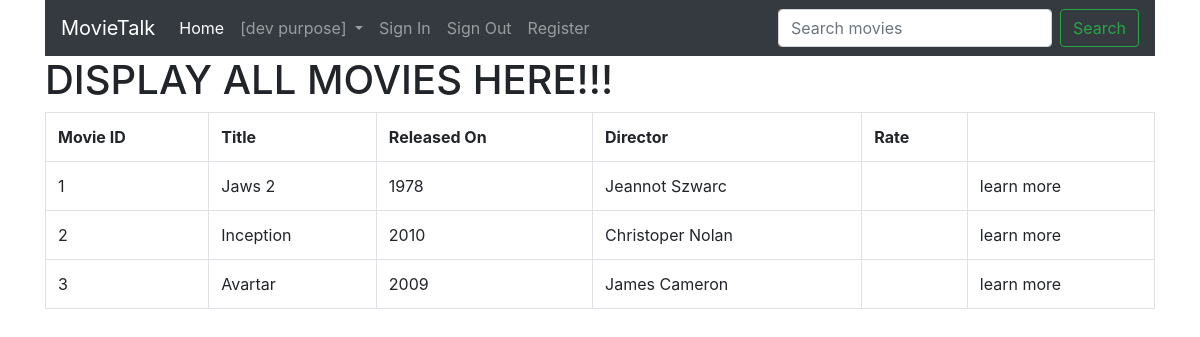
The page / on the database its author committed.
### tables this page shows
CREATE TABLE `movies` (
  `movie_id` int(5) NOT NULL,
  `movie_name` varchar(50) NOT NULL,
  `release_year` int(4) NOT NULL,
  `director` varchar(50) NOT NULL,
  `writers` varchar(50) NOT NULL,
  `duration` int(4) NOT NULL,
  `summary` varchar(500) NOT NULL
);

### func/dbconnection.php (called while the page is built, shortened)
<?php
class Database
{
	public function __construct(){
        $this->strConn = new mysqli(DBHOST, DBUSER, DBPASS, DBNAME);
	}
}
?>

### func/actions.php (called while the page is built, shortened)
<?php
	include "dbconnection.php";
	class DataOperation extends Database
	{
		public function fetch_record($table){
			$sql = "SELECT * FROM ".$table;
			$array = array();
			$query = mysqli_query($this->strConn,$sql);
			while($row = mysqli_fetch_assoc($query)){
				$array[] = $row;
			}
			return $array;
		}
	}
	$obj = new DataOperation;
?>

### index.php (the view, shortened to what this page needs)
<?php
	include "./func/actions.php";
?>
<!doctype html>
<html lang="en">
  <head>
    <link rel="stylesheet" href="https://stackpath.bootstrapcdn.com/bootstrap/4.1.3/css/bootstrap.min.css">
  </head>
  <body>
    <div class="container">
	  	<nav class="navbar navbar-expand-lg navbar-dark bg-dark">
		  <a class="navbar-brand" href="index.php">MovieTalk</a>
		  <div class="collapse navbar-collapse" id="navbarSupportedContent">
		    <ul class="navbar-nav mr-auto">
		      <li class="nav-item active">
		        <a class="nav-link" href="index.php">Home <span class="sr-only">(current)</span></a>
		      </li>
					<li class="nav-item dropdown">
		        <a class="nav-link dropdown-toggle" href="#" id="navbarDropdown" role="button" data-toggle="dropdown" aria-haspopup="true" aria-expanded="false">
		          [dev purpose]
		        </a>
		      </li>
		      <li class="nav-item">
		        <a class="nav-link" href="login.php">Sign In</a>
			  </li>
			  <li class="nav-item">
				<a class="nav-link" href="logout.php">Sign Out</a>
		      </li>
		       <li class="nav-item">
		        <a class="nav-link" href="php/registration.php">Register</a>
		      </li>
		    </ul>
		    <form class="form-inline my-2 my-lg-0" method="get" action="">
		      <input class="form-control mr-sm-2" type="search" placeholder="Search movies" aria-label="Search" name="serach_item" required />
		      <button class="btn btn-outline-success my-2 my-sm-0" type="submit">Search</button>
		    </form>
		  </div>
		</nav>
	  	<h1>DISPLAY ALL MOVIES HERE!!!</h1>
	  	<form method="post" action="./func/actions.php">
	  		<table class="table table-bordered">
	    		<tr>
	    			<th>Movie ID</th>
	    			<th>Title</th>
	    			<th>Released On</th>
	    			<th>Director</th>
	    			<th>Rate</th>
	    			<th>&nbsp;</th>
	    		</tr>
	    		<?php
	    			$myrow = $obj->fetch_record("movies");
	    			foreach ($myrow as $row){
	    				?>
	    				<tr>
	    					<td><?php echo $row["movie_id"]; ?></td>
	    					<td><?php echo $row["movie_name"]; ?></td>
	    					<td><?php echo $row["release_year"]; ?></td>
	    					<td><?php echo $row["director"]; ?></td>
	    					<td><?php  ?></td>
	    					<td>learn more</td>
	    				</tr>
	    				<?php
	    			}
	    		?>
	    	</table>
		  	</form>
    </div>
  </body>
</html>

### rows shown on the page
movies: movie_id "1", movie_name "Jaws 2", release_year "1978", director "Jeannot Szwarc"
movies: movie_id "2", movie_name "Inception", release_year "2010", director "Christoper Nolan"
movies: movie_id "3", movie_name "Avartar", release_year "2009", director "James Cameron"
